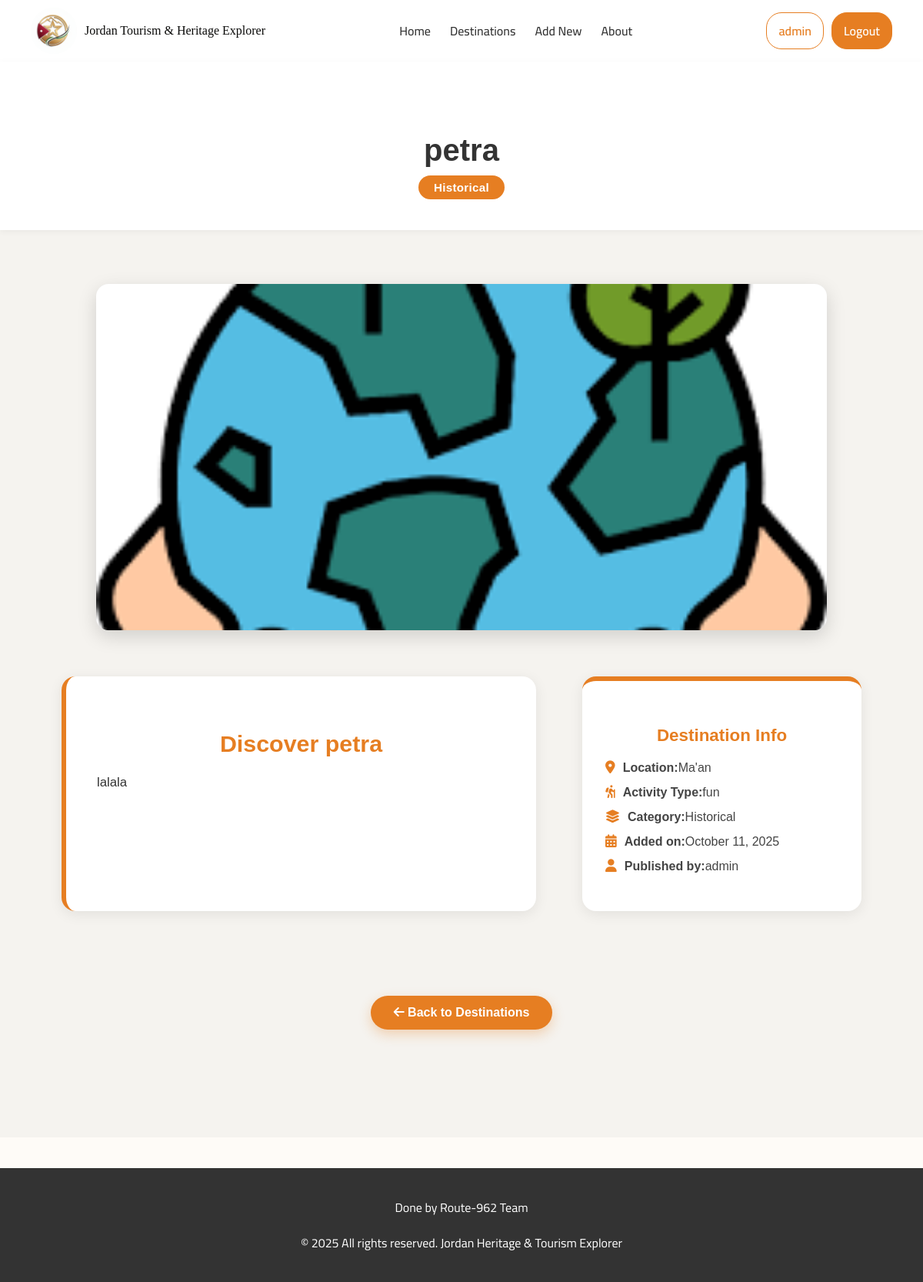
The page /destinations/1/ (signed in) on the database its author committed.
### main_app/models.py (models this page shows, shortened)
class Destination(models.Model):
    category_choice = [
        ('historical','Historical'),
        ('nature', 'Nature'),
        ('adventure', 'Adventure'),
    ]
    status_choice = [
        ('pending','Pending'),
        ('approved','Approved'),
        ('declined','Declined'),
    ]
    name = models.CharField(max_length=200)
    description = models.TextField()
    category= models.CharField(max_length=20, choices=category_choice)
    location = models.CharField(max_length=100)
    activity_type = models.CharField(max_length=100)
    image = models.ImageField(upload_to = 'destinations/')
    created_at = models.DateTimeField(auto_now_add= True)
    created_by = models.ForeignKey(User, on_delete=models.SET_NULL, null=True, related_name='created_des')
    status = models.CharField(max_length=10, choices=status_choice, default='pending')

### main_app/views.py (the view)
# urls.py: path('destinations/<int:pk>/', views.destination_detail, name='destination_detail'),
@login_required
def destination_detail(request, pk):
    destination = get_object_or_404(Destination, pk=pk)
    destination = get_object_or_404(Destination, pk=pk)
    return render(request, 'destinations/detail.html',{'destination': destination})

### main_app/templates/destinations/detail.html (shortened to what this page needs)
{% extends 'base.html' %}
{% load static %}
{% block content %}
<link rel="stylesheet" href="{% static 'css/destinations.css' %}">
<section class="destination-detail-section">
  <div class="destination-header">
    <h1>{{ destination.name }}</h1>
    <span class="category-tag">{{ destination.get_category_display }}</span>
  </div>
  <div class="destination-content">
    <div class="destination-image">
      <img src="{{ destination.image.url }}" alt="{{ destination.name }}">
    </div>
    <div class="destination-body">
      <div class="destination-story">
        <h2>Discover {{ destination.name }}</h2>
        <p>{{ destination.description }}</p>
      </div>
      <div class="destination-info-card">
        <h3>Destination Info</h3>
        <ul>
          <li><i class="fa-solid fa-location-dot"></i><strong>Location:</strong> {{ destination.location }}</li>
          <li><i class="fa-solid fa-person-hiking"></i><strong>Activity Type:</strong> {{ destination.activity_type }}</li>
          <li><i class="fa-solid fa-layer-group"></i><strong>Category:</strong> {{ destination.get_category_display }}</li>
          <li><i class="fa-solid fa-calendar-days"></i><strong>Added on:</strong> {{ destination.created_at|date:"F d, Y" }}</li>
          <li><i class="fa-solid fa-user"></i><strong>Published by:</strong> {{ destination.created_by.username }}</li>
        </ul>
      </div>
    </div>
    <div class="back-button-container">
      <a href="{% url 'destination_list' %}" class="back-btn">
        <i class="fa-solid fa-arrow-left"></i> Back to Destinations
      </a>
    </div>
  </div>
</section>
{% endblock %}

### main_app/templates/base.html (shortened to what this page needs)
{% load static %}
<!DOCTYPE html>
<html lang="en" dir="LTR">
<head>
    <link rel="stylesheet" href="https://cdnjs.cloudflare.com/ajax/libs/font-awesome/6.5.0/css/all.min.css">
    <link rel="stylesheet" href="{% static 'css/base.css' %}">
</head>
<body>
    <header class="navbar-container">
  <div class="navbar">
    <div class="logo">
      <img src="{% static 'images/logo.png' %}" alt="Jordan Logo">
      <div class="logo-text">
        Jordan Tourism & Heritage Explorer
      </div>
    </div>
    <nav class="nav-links" id="nav-links">
      <a href="{% url 'home' %}" class="active">Home</a>
      <a href="{% url 'destination_list' %}">Destinations</a>
      {% if user.is_authenticated %}
        <a href="{% url 'add_destination' %}">Add New</a>
      {% endif %}
      <a href="{% url 'about' %}">About</a>
    </nav>
    <div class="search-login">
      {% if user.is_authenticated %}
        <a href="{% url 'user_dashboard' user.id %}" class="btn-auth login">{{ user.username }}</a>
        <form method="post" action="{% url 'logout' %}" class="logout-form">
          <button type="submit" class="btn-auth signup logout-button">Logout</button>
        </form>
      {% else %}
        <a href="{% url 'login' %}" class="btn-auth login">Login</a>
        <a href="{% url 'signup' %}" class="btn-auth signup">Sign Up</a>
      {% endif %}
    </div>
  </div>
</header>
    <main>
        {% block content %}{% endblock %}
    </main>
    <footer>
        <p> Done by Route-962 Team </p>
        <p>© 2025 All rights reserved. Jordan Heritage & Tourism Explorer</p>
    </footer>
</body>
</html>

### main_app/static/css/base.css (style rules this page uses)
body { margin: 0; font-family: 'Cairo', sans-serif; background-color: #FEFBF7; color: #333; text-align: center; }
.navbar-container { background-color: #FFFFFF; box-shadow: 0 2px 6px rgba(0,0,0,0.1); width: 100%; }
.navbar { display: flex; justify-content: space-between; align-items: center; padding: 10px 40px; max-width: 1400px; margin: 0 auto; direction: ltr; }
.logo { display: flex; align-items: center; gap: 10px; order: -1; margin-left: auto; }
.logo img { width: 60px; height: auto; border-radius: 50%; object-fit: cover; }
.logo-text { font-family: Georgia, 'Times New Roman', Times, serif; color: #0A0A09; font-weight: 150; line-height: 1; white-space: nowrap; }
.nav-links { display: flex; gap: 25px; justify-content: center; flex-grow: 1; order: 0; direction: ltr; }
.nav-links a { text-decoration: none; color: #333; font-weight: 500; padding: 5px 0; transition: color 0.3s ease; }
.search-login { display: flex; gap: 10px; align-items: center; order: 1; margin-right: auto; }
.btn-auth { padding: 8px 15px; border-radius: 20px; text-decoration: none; font-weight: 600; transition: background-color 0.3s ease, color 0.3s ease; display: inline-block; }
.btn-auth.login { border: 1px solid #E67E22; color: #E67E22; background-color: transparent; }
.btn-auth.signup { background-color: #E67E22; color: white; border: 1px solid #E67E22; }
.logout-form { margin: 0; display: inline-block; }
.logout-button { border: none; cursor: pointer; padding: 8px 15px; border-radius: 20px; font-weight: 600; background-color: #E67E22; color: white; font-family: inherit; font-size: inherit; transition: background-color 0.3s ease, color 0.3s ease; display: inline-block; }
footer { background-color: #333; color: white; text-align: center; padding: 20px 0; margin-top: 40px; direction: ltr; }

### main_app/static/css/destinations.css (style rules this page uses)
.destination-detail-section { background-color: #f5f3ef; padding-bottom: 70px; font-family: 'Poppins', sans-serif; }
.destination-header { background: #fff; text-align: center; padding: 60px 20px 40px; box-shadow: 0 2px 8px rgba(0,0,0,0.05); }
.destination-header h1 { font-size: 2.5rem; font-weight: 700; color: #333; margin-bottom: 10px; }
.destination-header .category-tag { background-color: #e67e22; color: #fff; padding: 7px 20px; border-radius: 25px; font-weight: 600; font-size: 0.95rem; display: inline-block; letter-spacing: 0.3px; }
.destination-content { padding: 70px 80px; display: flex; flex-direction: column; align-items: center; gap: 60px; }
.destination-image { width: 100%; max-width: 950px; height: 450px; border-radius: 16px; overflow: hidden; box-shadow: 0 8px 25px rgba(0,0,0,0.15); background: #eaeaea; display: flex; align-items: center; justify-content: center; }
.destination-image img { width: 100%; height: 100%; object-fit: cover; transition: transform 0.4s ease, filter 0.4s ease; }
.destination-body { display: grid; grid-template-columns: 1.7fr 1fr; gap: 60px; width: 100%; max-width: 1100px; }
.destination-story { background: #fff; padding: 45px 40px; border-radius: 18px; box-shadow: 0 4px 18px rgba(0,0,0,0.08); border-left: 6px solid #e67e22; }
.destination-story h2 { color: #e67e22; font-size: 1.9rem; font-weight: 700; margin-bottom: 18px; }
.destination-story p { color: #333; font-size: 1.05rem; line-height: 1.8; text-align: justify; }
.destination-info-card { background: #fff; border-radius: 18px; box-shadow: 0 4px 18px rgba(0,0,0,0.08); padding: 35px 30px; height: fit-content; border-top: 6px solid #e67e22; }
.destination-info-card h3 { color: #e67e22; font-size: 1.4rem; font-weight: 700; margin-bottom: 20px; text-align: center; }
.destination-info-card ul { list-style: none; padding: 0; margin: 0; }
.destination-info-card li { margin-bottom: 14px; font-size: 1rem; color: #444; display: flex; align-items: center; }
.destination-info-card li i { color: #e67e22; margin-right: 10px; font-size: 1.05rem; }
.back-button-container { margin-top: 50px; text-align: center; }
.back-btn { display: inline-block; background-color: #e67e22; color: #fff; padding: 13px 30px; border-radius: 30px; text-decoration: none; font-weight: 600; transition: all 0.3s; box-shadow: 0 6px 16px rgba(230,126,34,0.3); }

### rows shown on the page
Destination: name "petra", category "Historical", image (picture), description "lalala", location "Ma'an", activity_type "fun", created_at "October 11, 2025", created_by.username "admin"

### other values the page prints
{{ user.username }} "admin"
